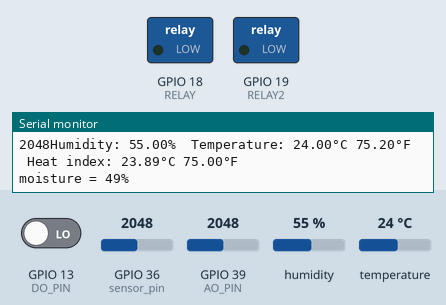
The sketch below on a simulated ESP32. Parts: switched loads named in the sketch (green lamp = pin HIGH), the last lines printed to the serial monitor. The test bench sets the inputs (shaded band); at power-on: GPIO 36 (sensor_pin) = 2048, GPIO 13 (DO_PIN) LOW, GPIO 39 (AO_PIN) = 2048, humidity 55 %, temperature 24 °C. The local clock reads 2024-03-15 10:24:30 at power-on unless the sketch sets it.

Above: at 4.9 s.
5.0 s: GPIO 36 (sensor_pin) set to 2807
8.1 s: GPIO 36 (sensor_pin) set to 2904
At 9.3 s:
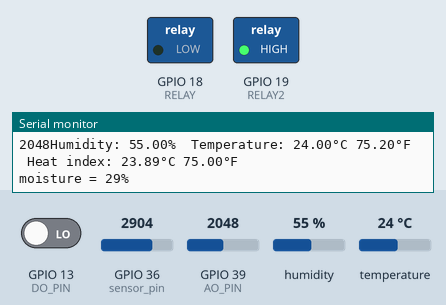
11.2 s: GPIO 13 (DO_PIN) driven HIGH
At 13.1 s:
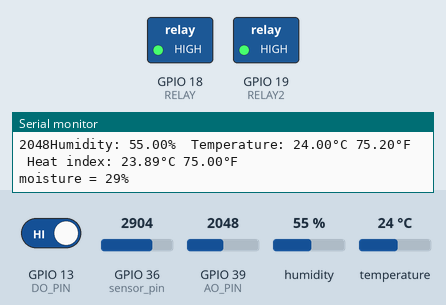
14.3 s: GPIO 36 (sensor_pin) set to 2866
At 15.1 s:
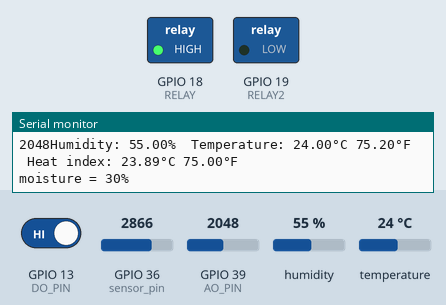
17.4 s: GPIO 36 (sensor_pin) set to 3972
At 20.0 s:
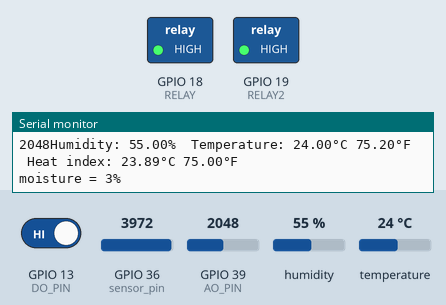
20.5 s: GPIO 36 (sensor_pin) set to 1228
At 21.9 s:
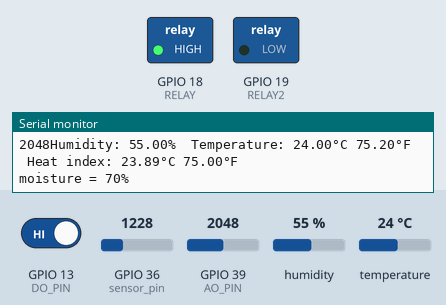
Timing chart, 0 to 23.5 s (numbered marks = the images above; inputs shaded):
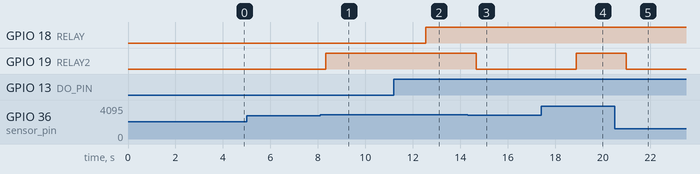

Measured:
- the behaviour switches between 2866 and 2867 on GPIO 36 (sensor_pin) (found by bisection; images 0 and 1)
- after the input at 8.1 s, GPIO 19 (RELAY2): LOW → HIGH after 0.23 s
- after the input at 11.2 s, GPIO 18 (RELAY): LOW → HIGH after 1.3 s
- after the input at 14.3 s, GPIO 19 (RELAY2): HIGH → LOW after 0.36 s
- after the input at 17.4 s, GPIO 19 (RELAY2): LOW → HIGH after 1.5 s
- after the input at 20.5 s, GPIO 19 (RELAY2): HIGH → LOW after 0.48 s

The sketch:

doanCE224.ino
```cpp
#include <Arduino.h>
#include "DHT.h"
#include <RTClib.h>

#define DHTPIN 4 // Digital pin connected to the DHT sensor
// Feather HUZZAH ESP8266 note: use pins 3, 4, 5, 12, 13 or 14 --
// Pin 15 can work but DHT must be disconnected during program upload.

// Uncomment whatever type you're using!
#define DHTTYPE DHT11   // DHT 11
// #define DHTTYPE DHT22 // DHT 22  (AM2302), AM2321/
// #define DHTTYPE DHT21   // DHT 21 (AM2301)

// Connect pin 1 (on the left) of the sensor to +5V
// NOTE: If using a board with 3.3V logic like an Arduino Due connect pin 1
// to 3.3V instead of 5V!
// Connect pin 2 of the sensor to whatever your DHTPIN is.
// Connect pin 4 (on the right) of the sensor to GROUND
// Connect a 10K resistor from pin 2 (data) to pin 1 (power) of the sensor

// Initialize DHT sensor.
// Note that older versions of this library took an optional third parameter to
// tweak the timings for faster processors.  This parameter is no longer needed
// as the current DHT reading algorithm adjusts itself to work on faster procs.
DHT dht(DHTPIN, DHTTYPE);

RTC_DS3231 rtc;
char daysOfWeek[7][12] = {
  "Sunday",
  "Monday",
  "Tuesday",
  "Wednesday",
  "Thursday",
  "Friday",
  "Saturday"
};

int moisture, sensor_analog;
const int sensor_pin = A0;

#define AO_PIN 39
#define DO_PIN 13
#define RELAY 18
#define RELAY2 19

void setup()
{
    Serial.begin(9600);

    dht.begin();

    pinMode(DO_PIN, INPUT);
    pinMode(RELAY, OUTPUT);
    pinMode(RELAY2, OUTPUT);
    digitalWrite(RELAY, LOW);
    digitalWrite(RELAY2, LOW);

    // SETUP RTC MODULE
    if (! rtc.begin()) {
      Serial.println("RTC module is NOT found");
      Serial.flush();
      while (1);
    }
    // Check if the RTC lost power and if so, set the time:
    if (rtc.lostPower()) {
      Serial.println("RTC lost power, let's set the time!");
      // automatically sets the RTC to the date & time on PC this sketch was compiled
      rtc.adjust(DateTime(F(__DATE__), F(__TIME__)));

      // manually sets the RTC with an explicit date & time, for example to set
      // January 21, 2021 at 3am you would call:
      // rtc.adjust(DateTime(2021, 1, 21, 3, 0, 0));
    }
}

void loop()
{
    delay(2000);

    DateTime now = rtc.now();
    Serial.print("ESP32 RTC Date Time: ");
    Serial.print(now.year(), DEC);
    Serial.print('/');
    Serial.print(now.month(), DEC);
    Serial.print('/');
    Serial.print(now.day(), DEC);
    Serial.print(" (");
    Serial.print(daysOfWeek[now.dayOfTheWeek()]);
    Serial.print(") ");
    Serial.print(now.hour(), DEC);
    Serial.print(':');
    Serial.print(now.minute(), DEC);
    Serial.print(':');
    Serial.println(now.second(), DEC);

    int lightValue = analogRead(AO_PIN);
    int lightState = digitalRead(DO_PIN);

    Serial.println("The AO value: ");
    Serial.print(lightValue);
    if(lightState == HIGH)
    {
      //Serial.println("It is dark");
      digitalWrite(RELAY, HIGH);
    }
    else
    {
      //Serial.println("It is light");
      digitalWrite(RELAY, LOW);
    }
    //do am dat
    sensor_analog = analogRead(sensor_pin);
    moisture = (100 - ((sensor_analog/4095.00)*100));
    if(moisture<30){
      digitalWrite(RELAY2, HIGH);
    }
    else{
      digitalWrite(RELAY2, LOW);
    }

    // Reading temperature or humidity takes about 250 milliseconds!
    // Sensor readings may also be up to 2 seconds 'old' (its a very slow sensor)
    float h = dht.readHumidity();
    // Read temperature as Celsius (the default)
    float t = dht.readTemperature();
    // Read temperature as Fahrenheit (isFahrenheit = true)
    float f = dht.readTemperature(true);

    // Check if any reads failed and exit early (to try again).
    if (isnan(h) || isnan(t) || isnan(f))
    {
        Serial.println(F("Failed to read from DHT sensor!"));
        return;
    }

    // Compute heat index in Fahrenheit (the default)
    float hif = dht.computeHeatIndex(f, h);
    // Compute heat index in Celsius (isFahreheit = false)
    float hic = dht.computeHeatIndex(t, h, false);

    Serial.print(F("Humidity: "));
    Serial.print(h);
    Serial.print(F("%  Temperature: "));
    Serial.print(t);
    Serial.print(F("°C "));
    Serial.print(f);
    Serial.print(F("°F  Heat index: "));
    Serial.print(hic);
    Serial.print(F("°C "));
    Serial.print(hif);
    Serial.println(F("°F"));
    Serial.print("moisture = ");
    Serial.print(moisture);
    Serial.println("%");
}
```
